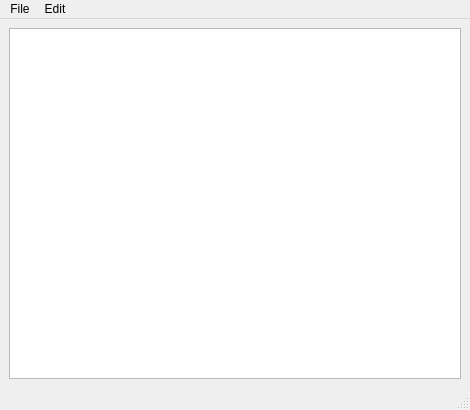
<?xml version="1.0" encoding="UTF-8"?>
<ui version="4.0">
 <class>Note</class>
 <widget class="QMainWindow" name="Note">
  <property name="geometry">
   <rect>
    <x>0</x>
    <y>0</y>
    <width>470</width>
    <height>410</height>
   </rect>
  </property>
  <property name="windowTitle">
   <string>Note</string>
  </property>
  <widget class="QWidget" name="centralwidget">
   <layout class="QVBoxLayout" name="verticalLayout_2">
    <item>
     <widget class="QTextEdit" name="textEdit"/>
    </item>
   </layout>
  </widget>
  <widget class="QMenuBar" name="menubar">
   <property name="geometry">
    <rect>
     <x>0</x>
     <y>0</y>
     <width>470</width>
     <height>24</height>
    </rect>
   </property>
   <widget class="QMenu" name="menuFile">
    <property name="title">
     <string>File</string>
    </property>
    <addaction name="separator"/>
    <addaction name="actionNew_File"/>
    <addaction name="actionOpen_File"/>
    <addaction name="actionSave_As"/>
   </widget>
   <widget class="QMenu" name="menuEdit">
    <property name="title">
     <string>Edit</string>
    </property>
    <addaction name="actionRedo"/>
    <addaction name="actionUndo"/>
   </widget>
   <addaction name="menuFile"/>
   <addaction name="menuEdit"/>
  </widget>
  <widget class="QStatusBar" name="statusbar"/>
  <action name="actionNew_File">
   <property name="text">
    <string>New File</string>
   </property>
  </action>
  <action name="actionOpen_File">
   <property name="text">
    <string>Open File</string>
   </property>
  </action>
  <action name="actionSave_As">
   <property name="text">
    <string>Save As</string>
   </property>
  </action>
  <action name="actionRedo">
   <property name="text">
    <string>Redo</string>
   </property>
  </action>
  <action name="actionUndo">
   <property name="text">
    <string>Undo</string>
   </property>
  </action>
 </widget>
 <resources/>
 <connections/>
</ui>
